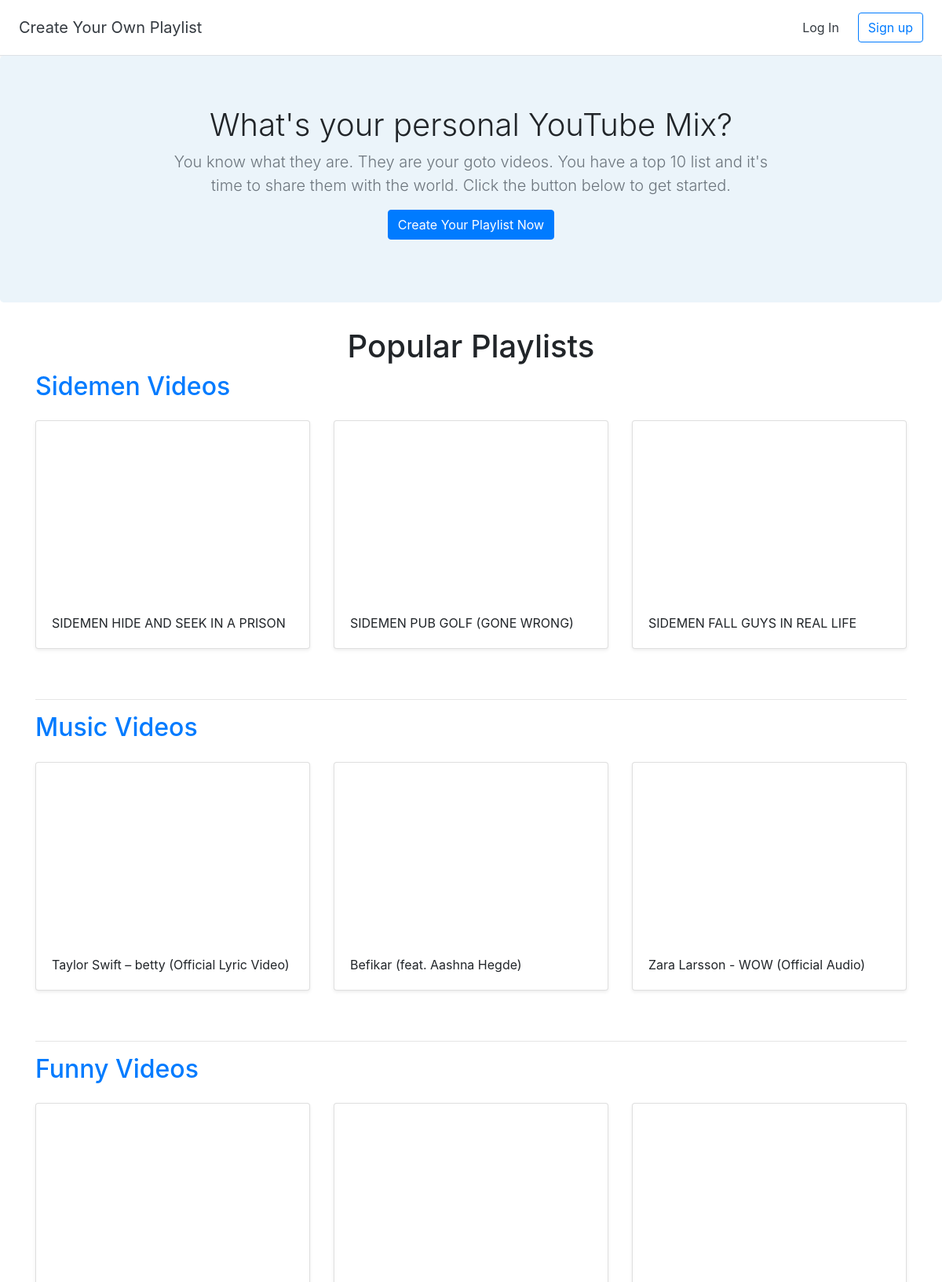
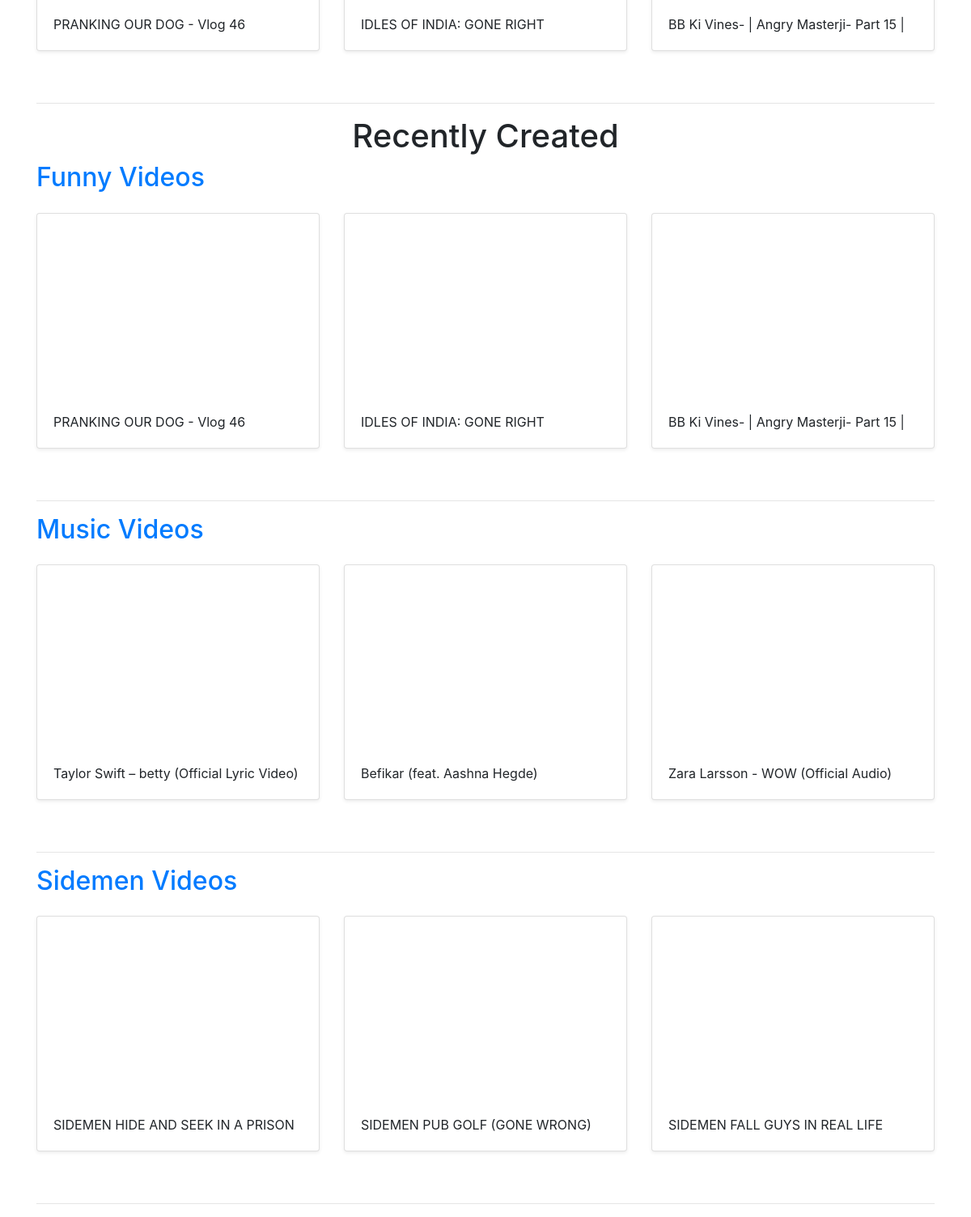
The page / on the database its author committed (2 pictures, top to bottom).
### mixes/models.py (models this page shows, shortened)
class Mix(models.Model):
    title = models.CharField(max_length=255)
    user = models.ForeignKey(User, on_delete=models.CASCADE)

class Video(models.Model):
    title = models.CharField(max_length=255)
    url = models.URLField()
    youtube_id=models.CharField(max_length=255)
    mix=models.ForeignKey(Mix, on_delete=models.CASCADE)

### mixes/views.py (the view)
# urls.py: 2. Add a URL to urlpatterns:  path('', views.home, name='home')
def home(request):
    popular_mixes = [Mix.objects.get(pk=3), Mix.objects.get(pk=4), Mix.objects.get(pk=5)]
    recent_mixes = Mix.objects.all().order_by('-id')
    return render(request,'mixes/home.html', {'recent_mixes':recent_mixes, 'popular_mixes':popular_mixes})

### mixes/templates/mixes/home.html (shortened to what this page needs)
{% extends 'mixes/base.html' %}
{% block content %}
<section class="jumbotron text-center">
  <div class="container">
    <h1 class="jumbotron-heading">What's your personal YouTube Mix?</h1>
    <p class="lead text-muted">You know what they are. They are your goto videos. You have a top 10 list and it's time to share them with the world. Click the button below to get started.</p>
    <p><a href="{% url 'createmix' %}" class="btn btn-primary">Create Your Playlist Now</a></p>
  </div>
</section>
<div class="container">
  <h1 class="text-center">Popular Playlists</h1>
  {% for mix in popular_mixes %}
    <h2><a href="{% url 'detailmix' mix.id %}">{{ mix.title }}</a></h2>
    <div class="row">
      {% for video in mix.video_set.all %}
      <div class="col-md-4 mt-3">
        <div class="card mb-4 shadow-sm">
          <iframe width="100%" height="225" src="https://www.youtube.com/embed/{{ video.youtube_id }}" frameborder="0" allow="accelerometer; autoplay; encrypted-media; gyroscope; picture-in-picture" allowfullscreen></iframe>
          <div class="card-body">
            <p class="card-text">{{ video.title }}</p>
          </div>
        </div>
      </div>
      {% endfor %}
    </div>
    <br/>
    <hr>
  {% endfor %}
  <h1 class="text-center">Recently Created</h1>
  {% for mix in recent_mixes %}
    <h2><a href="{% url 'detailmix' mix.id %}">{{ mix.title }}</a></h2>
    <div class="row">
      {% for video in mix.video_set.all %}
      <div class="col-md-4 mt-3">
        <div class="card mb-4 shadow-sm">
          <iframe width="100%" height="225" src="https://www.youtube.com/embed/{{ video.youtube_id }}" frameborder="0" allow="accelerometer; autoplay; encrypted-media; gyroscope; picture-in-picture" allowfullscreen></iframe>
          <div class="card-body">
            <p class="card-text">{{ video.title }}</p>
          </div>
        </div>
      </div>
      {% endfor %}
    </div>
    <br/>
    <hr>
  {% endfor %}
</div>
{% endblock %}

### mixes/templates/mixes/base.html (shortened to what this page needs)
<!doctype html>
<html lang="en">
{% load static %}
<head>
  <link rel="stylesheet" href="https://stackpath.bootstrapcdn.com/bootstrap/4.2.1/css/bootstrap.min.css">
  <link href="{% static 'custom.css' %}" rel="stylesheet">
</head>
<body>
  <div class="d-flex flex-column flex-md-row align-items-center p-3 px-md-4 bg-white border-bottom shadow-sm">
    <h5 class="my-0 mr-md-auto font-weight-normal"><a href="{% url 'home' %}" class="text-dark">Create Your Own Playlist</a></h5>
    <nav class="my-2 my-md-0 mr-md-3">
      {% if user.is_authenticated %}
      <a class="p-2 text-dark" href="{% url 'dashboard' %}">Dashboard</a>
      <a class="p-2 text-dark" href="{% url 'logout' %}">Log Out</a>
      {% else %}
      <a class="p-2 text-dark" href="{% url 'login' %}">Log In</a>
      {% endif %}
    </nav>
    {% if user.is_authenticated == False %}
    <a class="btn btn-outline-primary" href="{% url 'signup' %}">Sign up</a>
    {% endif %}
  </div>
  {% block content %}
  {% endblock %}
</body>
</html>

### mixes/static/custom.css (style rules this page uses)
.jumbotron { background-color: #EBF4FA; }
.jumbotron-heading { font-weight: 300; }
.jumbotron .container { max-width: 51rem; }

### rows shown on the page
Mix: title "Sidemen Videos"
Video: title "SIDEMEN HIDE AND SEEK IN A PRISON"
Video: title "SIDEMEN PUB GOLF (GONE WRONG)"
Video: title "SIDEMEN FALL GUYS IN REAL LIFE"
Mix: title "Music Videos"
Video: title "Taylor Swift – betty (Official Lyric Video)"
Video: title "Befikar (feat. Aashna Hegde)"
Video: title "Zara Larsson - WOW (Official Audio)"
Mix: title "Funny Videos"
Video: title "PRANKING OUR DOG - Vlog 46"
Video: title "IDLES OF INDIA: GONE RIGHT"
Video: title "BB Ki Vines- | Angry Masterji- Part 15 |"
